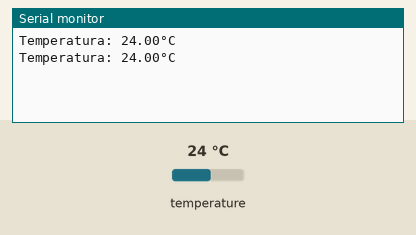
The sketch below on a simulated Arduino Uno, built with avr-gcc and run on an emulated ATmega328P. On the bench: the last lines printed to the serial monitor. The test bench sets the inputs (shaded band); at power-on: temperature 24 °C.

Above: at 3.3 s.
3.4 s: temperature set to 12 °C
At 4.9 s:
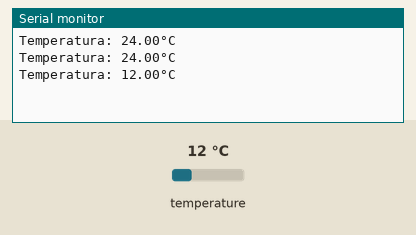
5.9 s: temperature set to 19 °C
At 7.4 s:
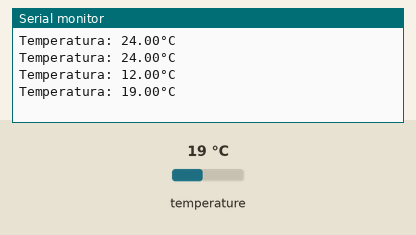
Timing chart, 0 to 8.9 s (numbered marks = the images above; inputs shaded):
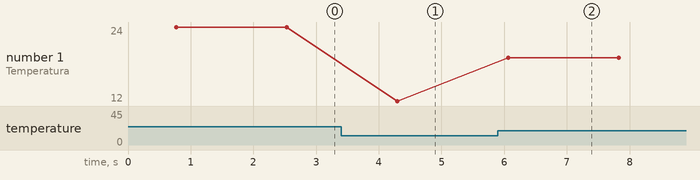

The sketch:

Activity_05.ino
```cpp
#include <OneWire.h>
#include <DallasTemperature.h>

#define dados 15

OneWire oneWire(dados);
DallasTemperature sensor(&oneWire);

void setup() {
 Serial.begin(9600);
 pinMode(dados, INPUT_PULLUP);
 sensor.begin();
}

void loop() {
  if(sensor.getDeviceCount() == 0) {
    Serial.println("Nenhum sensor encontrado!");
  } else {
  sensor.requestTemperatures();
  Serial.print("Temperatura: ");
  Serial.print(sensor.getTempCByIndex(0));
  Serial.println("°C");
  }
  delay(1000);
}
```

Measured:
- after the input at 3.4 s, the serial monitor: prints a new line after 0.90 s (image 1)
- after the input at 5.9 s, the serial monitor: prints a new line after 0.16 s (image 2)
- plotted number 1: 24 → 12 after the input at 3.4 s, 12 → 19 after the input at 5.9 s
